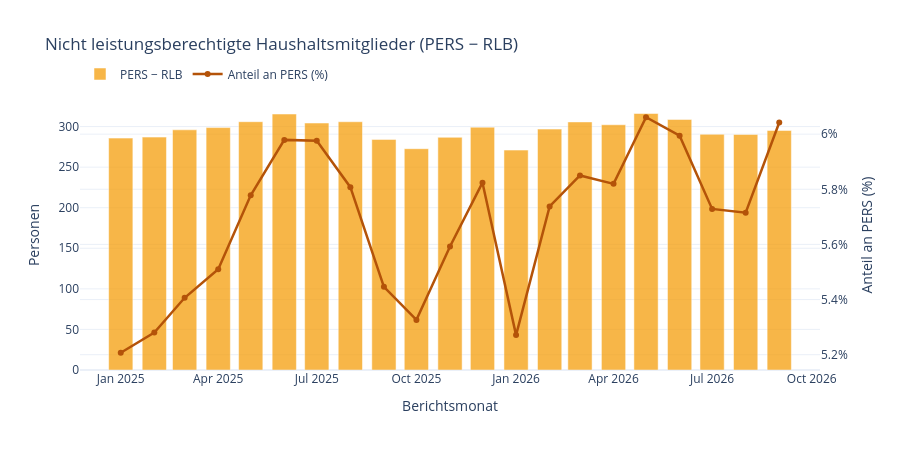

The code cell stored with this chart in its notebook:
### Markdown cell above
## 3. Nicht leistungsberechtigte Haushaltsmitglieder: PERS minus RLB

Die Differenz zwischen allen Personen in Bedarfsgemeinschaften (PERS) und den
Regelleistungsberechtigten (RLB) zeigt, wie viele Haushaltsmitglieder zur Bedarfsgemeinschaft
zählen, ohne selbst leistungsberechtigt zu sein.

### Code cell
differenz = wide["pers"] - wide["rlb"]
differenz_anteil = (differenz / wide["pers"] * 100)

fig = go.Figure()
fig.add_trace(go.Bar(
    x=wide.index.to_timestamp(), y=differenz, name="PERS − RLB",
    marker_color="#f59e0b", opacity=0.75,
))
fig.add_trace(go.Scatter(
    x=wide.index.to_timestamp(), y=differenz_anteil, name="Anteil an PERS (%)",
    mode="lines+markers", line=dict(color="#b45309", width=2.5), yaxis="y2",
))
fig.update_layout(
    title="Nicht leistungsberechtigte Haushaltsmitglieder (PERS − RLB)",
    xaxis_title="Berichtsmonat", yaxis=dict(title="Personen"),
    yaxis2=dict(title="Anteil an PERS (%)", overlaying="y", side="right", ticksuffix="%"),
    template="plotly_white", height=450, legend=dict(orientation="h", y=1.15),
)
fig.write_image(ABBILDUNGEN_DIR / "abb39_rlb_elb_nef_differenz.png", scale=2)
fig

### Figure 1 — Plotly figure (JSON) as saved in the notebook; plotly's stock layout.template omitted (floating-point values rounded to 4 significant figures)
{"data": [{"marker": {"color": "#f59e0b"}, "name": "PERS − RLB", "opacity": 0.75, "type": "bar", "x": ["2025-01-01T00:00:00", "2025-02-01T00:00:00", "2025-03-01T00:00:00", "2025-04-01T00:00:00", "2025-05-01T00:00:00", "2025-06-01T00:00:00", "2025-07-01T00:00:00", "2025-08-01T00:00:00", "2025-09-01T00:00:00", "2025-10-01T00:00:00", "2025-11-01T00:00:00", "2025-12-01T00:00:00", "2026-01-01T00:00:00", "2026-02-01T00:00:00", "2026-03-01T00:00:00", "2026-04-01T00:00:00", "2026-05-01T00:00:00", "2026-06-01T00:00:00", "2026-07-01T00:00:00", "2026-08-01T00:00:00", "2026-09-01T00:00:00"], "y": [285.8, 287.0, 296.0, 298.7, 306.0, 315.4, 304.3, 305.9, 284.2, 272.7, 286.7, 299.2, 271.0, 296.9, 305.7, 302.2, 316.1, 308.7, 290.4, 290.3, 295.2]}, {"line": {"color": "#b45309", "width": 2.5}, "mode": "lines+markers", "name": "Anteil an PERS (%)", "type": "scatter", "x": ["2025-01-01T00:00:00", "2025-02-01T00:00:00", "2025-03-01T00:00:00", "2025-04-01T00:00:00", "2025-05-01T00:00:00", "2025-06-01T00:00:00", "2025-07-01T00:00:00", "2025-08-01T00:00:00", "2025-09-01T00:00:00", "2025-10-01T00:00:00", "2025-11-01T00:00:00", "2025-12-01T00:00:00", "2026-01-01T00:00:00", "2026-02-01T00:00:00", "2026-03-01T00:00:00", "2026-04-01T00:00:00", "2026-05-01T00:00:00", "2026-06-01T00:00:00", "2026-07-01T00:00:00", "2026-08-01T00:00:00", "2026-09-01T00:00:00"], "y": [5.207, 5.281, 5.406, 5.51, 5.778, 5.979, 5.976, 5.808, 5.446, 5.326, 5.593, 5.824, 5.271, 5.738, 5.85, 5.82, 6.061, 5.995, 5.729, 5.715, 6.042], "yaxis": "y2"}], "layout": {"height": 450, "legend": {"orientation": "h", "y": 1.15}, "title": {"text": "Nicht leistungsberechtigte Haushaltsmitglieder (PERS − RLB)"}, "xaxis": {"title": {"text": "Berichtsmonat"}}, "yaxis": {"title": {"text": "Personen"}}, "yaxis2": {"overlaying": "y", "side": "right", "ticksuffix": "%", "title": {"text": "Anteil an PERS (%)"}}}}
